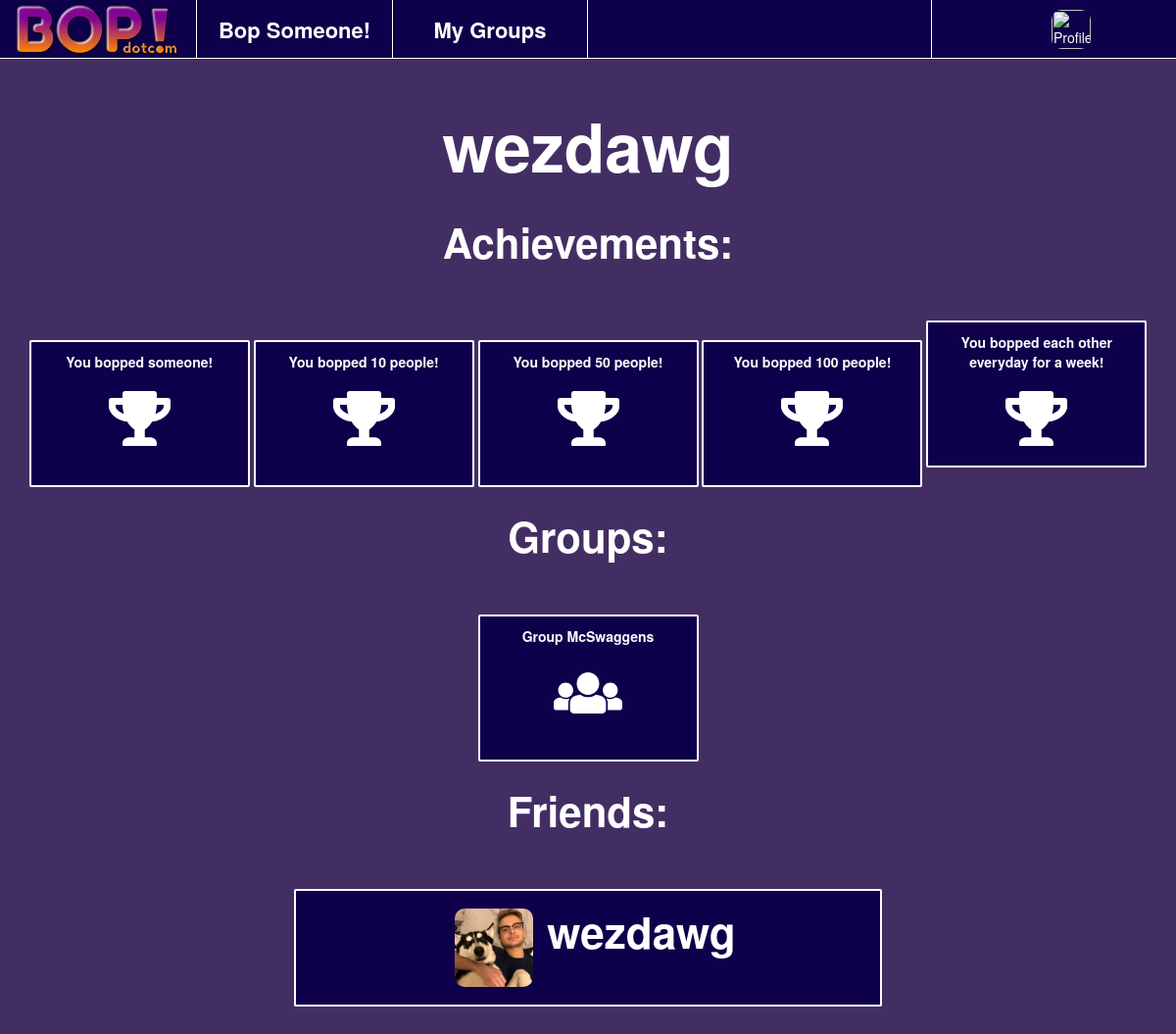
/userpage/2/, run on an earlier commit of the app's database.
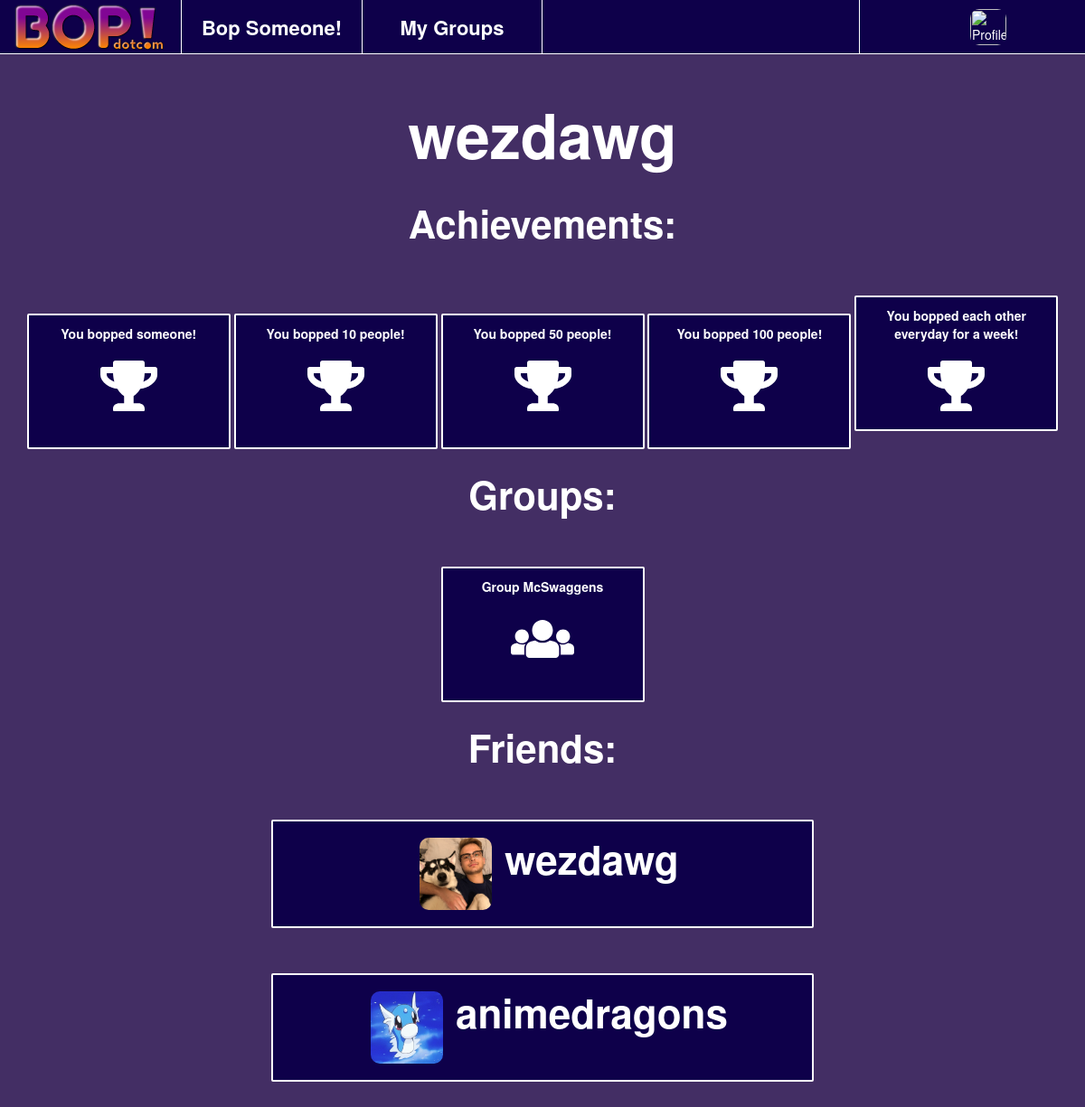
And on a later commit of the database.
### bopapp/models.py (models this page shows)
class Has_Achievement(models.Model):
	achievement = models.ForeignKey(Achievement, on_delete=models.CASCADE, null=False)
	user = models.ForeignKey(Profile, on_delete=models.CASCADE, null=False)
	dateUnlocked = models.DateTimeField(auto_now_add=True)

class Achievement(models.Model):
	description = models.CharField('description', max_length=512, blank=True)

class In_Group(models.Model):
	user = models.ForeignKey(Profile, on_delete=models.CASCADE, null=False)
	group = models.ForeignKey(Group, on_delete=models.CASCADE, null=False)
	joined = models.DateTimeField(auto_now_add=True)

class Group(models.Model):
	groupName = models.CharField('name', max_length=512, blank=True)
	dateCreated = models.DateTimeField(auto_now_add=True)

class Profile(models.Model):
	user = models.OneToOneField(User, on_delete=models.CASCADE)
	userName = models.CharField('userName', max_length=256, blank=True)
	firstName = models.CharField('firstName', max_length=256, blank=True)
	lastName = models.CharField('lastName', max_length=256, blank=True)
	birthDate = models.DateTimeField(auto_now_add=True)
	profilePicture = models.ImageField(upload_to='profile_pictures', null=True, blank=True)

### bopapp/views.py (the view)
# urls.py: path('userpage/<int:u_id>/', views.user_page, name='userpage'),
def user_page(request, u_id):
	user = User.objects.filter(id = u_id)[0]
	cuser = request.user
	friends = Friend.objects.filter(Q(user1_id = user.id) | Q(user2_id = user.id)).values_list('user1_id', 'user2_id')
	friend_users = Profile.objects.filter(Q(user_id__in = [f[0] for f in friends]) | Q(user_id__in = [f[1] for f in friends]))
	achievements = Has_Achievement.objects.filter(user_id = user.id)
	groups = In_Group.objects.filter(user_id = user.id)
	return render(request, 'userpage.html', {
		'current_page': 'profile',
		'achievements': achievements,
		'groups': groups,
		'name': 'Bop!',
		'friends': friend_users,
		'user_view': user,
		'user': cuser
	})

### bopapp/templates/userpage.html
{% extends 'index.html' %}
{% load static %}
{% block content %}
<div class='userpage' style="color: white; width: 100%; height: content-fit; text-align: center; overflow-y: auto;">
	<div style="font-weight: bolder; font-size: 68px;">{{user_view.profile.userName}}</div>
	<br>
	<div style="font-weight: bolder; font-size: 42px;">Achievements:</div>
	<div>
		{% for ac in achievements %}
		<div class="bop" style="width: 225px; height: 150px; display: inline-block; text-align: center;"><div style="font-weight: bolder;">{{ac.achievement.description}}</div><br><i class="fas fa-trophy fa-4x"></i></div>
		{% endfor %}
	</div>
	<br>
	<div style="font-weight: bolder; font-size: 42px;">Groups:</div>
	<div>
		{% for gc in groups %}
		<div class="bop" style="width: 225px; height: 150px; display: inline-block; text-align: center;"><div style="font-weight: bolder;">{{gc.group.groupName}}</div><br><i class="fas fa-users fa-4x"></i></div>
		{% endfor %}
	</div>
	<br>
	<div style="font-weight: bolder; font-size: 42px;">Friends:</div>
	<div>
		{% for friend in friends %}
		<a href="{% url 'userpage' friend.id %}" style="color: white; text-decoration: none;">
			<div class="bop friend" style="text-align: center">
				<img class="profile-picture" src="{{friend.profilePicture.url}}" alt="Profile Picture" style="margin-left: 15px; height: 80px; width: 80px; margin-top:6px">
				<span style="margin-left: 10px; font-weight: bolder; font-size: 44px; padding-top: 6px;">{{friend.userName}}</span>
			</div>
		</a>
		{% endfor %}
	</div>
	<div style="height:150px;"></div>
</div>
{% endblock %}

What changed in the data, as far as the page shows it:
added Profile: profilePicture (picture), userName "animedragons"
